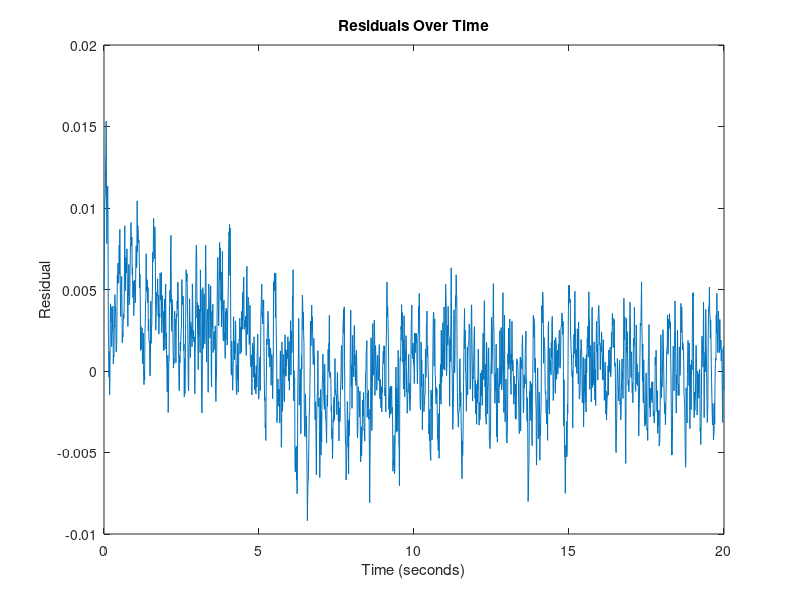

This figure's MATLAB source:
% Randomly select the number of states (5 or 10)
n = randi([5, 10]);

% Generate system matrices
A = randn(n, n); % Modify A to ensure stability
while any(real(eig(A)) >= 0)
    A = randn(n,n);
end
B = randn(n, 1); % Assuming single input
C = randn(1, n); % Assuming single output
D = zeros(1, 1); % Assuming D is zero

% Check for Stability
eigenvalues = eig(A);
isStable = all(real(eigenvalues) < 0);

% Step 3: Design a Controller for Closed-Loop Stability
% Desired pole locations for closed-loop
desired_poles1 = -abs(randn(1, n)) - 1; 
K = place(A, B, desired_poles1);

% Step 4: Closed-loop System Analysis
A = A - B*K;

% Check for Observability
O = obsv(A, C);
isObservable = rank(O) == n;

% Display results
disp(['System is Stable: ', num2str(isStable)]);
disp(['System is Observable: ', num2str(isObservable)]);

% Design the Luenberger Observer
% Choose poles for the observer
desired_poles = -1 * (1:n); % Assuming 'n' is the number of states
L = place(A', C', desired_poles)';

% Initialize variables
t = 0:0.01:20; % Time vector
u = ones(length(t), 1); % Column vector for input

% Define the time step for the simulation
dt = 0.01;

% Define number of runs for collecting normal condition data
num_runs = 5; 
residuals = zeros(num_runs, length(t));  % Preallocate for residuals

% Simulate under normal conditions
for run = 1:num_runs
    x = zeros(n, 1); % Reset initial state
    x_hat = zeros(n, 1); % Reset initial estimated state
    for k = 1:length(t)
        w = 0.01 * randn(n, 1); % Process noise vector
        v = 0.01 * randn; % Measurement noise
        % Update actual system
        x_dot = A * x + B * u(k) + w;
        x = x + x_dot * dt;
        y = C * x + D * u(k) + v;
        % Update observer
        y_hat = C * x_hat + D * u(k); % Observer's output estimate
        x_hat_dot = A * x_hat + B * u(k) + L * (y - y_hat);
        x_hat = x_hat + x_hat_dot * dt;
        % Calculate residual
        residuals(run, k) = (C*x) - (C*x_hat);
    end
end

% Calculate standard deviation of residuals
std_residual = std(residuals(:));

% Set the threshold using 3-sigma rule
threshold = 3 * std_residual;

% Display the threshold value
disp(['Threshold: ', num2str(threshold)]);
% sys = ss(A, B, C, D);
% lsim(sys, u, t)
% Average the residuals (optional)
average_residuals = mean(residuals, 1);

% Plotting
figure;
plot(t, average_residuals);
xlabel('Time (seconds)');
ylabel('Residual');
title('Residuals Over Time');

% Modify the system matrix A to simulate a fault
A_faulty = A;  % Copy the original A matrix
A_faulty(1,1) = A_faulty(1,1) * 2;  % Example of a modification

% Run simulation with modified A matrix
x = zeros(n, 1); % Reset initial state
x_hat = zeros(n, 1); % Reset initial estimated state
for k = 1:length(t)
    w = 0.01 * randn(n, 1); % Process noise vector
    v = 0.01 * randn; % Measurement noise
    % Update actual system with modified A matrix
    x_dot = A_faulty * x + B * u(k) + w;
    x = x + x_dot * dt;
    y = C * x + D * u(k) + v;
    % Update observer (note: observer still uses the original A matrix)
    y_hat = C * x_hat + D * u(k); 
    x_hat_dot = A * x_hat + B * u(k) + L * (y - y_hat);
    x_hat = x_hat + x_hat_dot * dt;
end
% Calculate residual
residuals_faulty = (C*x) - (C*x_hat);
disp(['Residual_faulty: ', num2str(residuals_faulty)]);
% Check if any residual exceeds the threshold and trigger an alarm
if any(abs(residuals_faulty) > threshold)
    disp('Alarm! Potential fault detected.');
else
    disp('No fault detected.');
end
